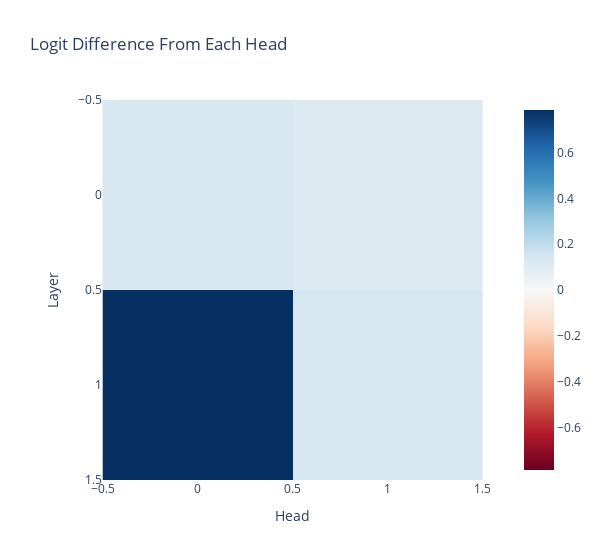

The cell this chart's notebook holds for it:
### Markdown cell above
### Logit Difference From Each Head

### Code cell
per_head_residual, labels = cache.stack_head_results(layer=-1, pos_slice=-1, return_labels=True)
per_head_residual = einops.rearrange(
    per_head_residual,
    "(layer head) ... -> layer head ...",
    layer=model.cfg.n_layers,
)
per_head_logit_diffs = residual_stack_to_logit_diff(
    per_head_residual,
    cache,
    logit_diff_directions,
)

plotly_utils.imshow(
    per_head_logit_diffs,
    labels={"x": "Head", "y": "Layer"},
    title="Logit Difference From Each Head",
    width=600,
)

### Figure 1 — Plotly figure (JSON) as saved in the notebook; plotly's stock layout.template omitted (floating-point values rounded to 4 significant figures)
{"data": [{"coloraxis": "coloraxis", "hovertemplate": "Head: %{x}<br>Layer: %{y}<br>color: %{z}<extra></extra>", "name": "0", "type": "heatmap", "xaxis": "x", "yaxis": "y", "z": [[0.133, 0.1135], [0.7858, 0.1381]]}], "layout": {"coloraxis": {"cmid": 0, "colorscale": [[0, "rgb(103,0,31)"], [0.1, "rgb(178,24,43)"], [0.2, "rgb(214,96,77)"], [0.3, "rgb(244,165,130)"], [0.4, "rgb(253,219,199)"], [0.5, "rgb(247,247,247)"], [0.6, "rgb(209,229,240)"], [0.7, "rgb(146,197,222)"], [0.8, "rgb(67,147,195)"], [0.9, "rgb(33,102,172)"], [1, "rgb(5,48,97)"]]}, "title": {"text": "Logit Difference From Each Head"}, "width": 600, "xaxis": {"anchor": "y", "constrain": "domain", "domain": [0, 1], "scaleanchor": "y", "title": {"text": "Head"}}, "yaxis": {"anchor": "x", "autorange": "reversed", "constrain": "domain", "domain": [0, 1], "title": {"text": "Layer"}}}}
